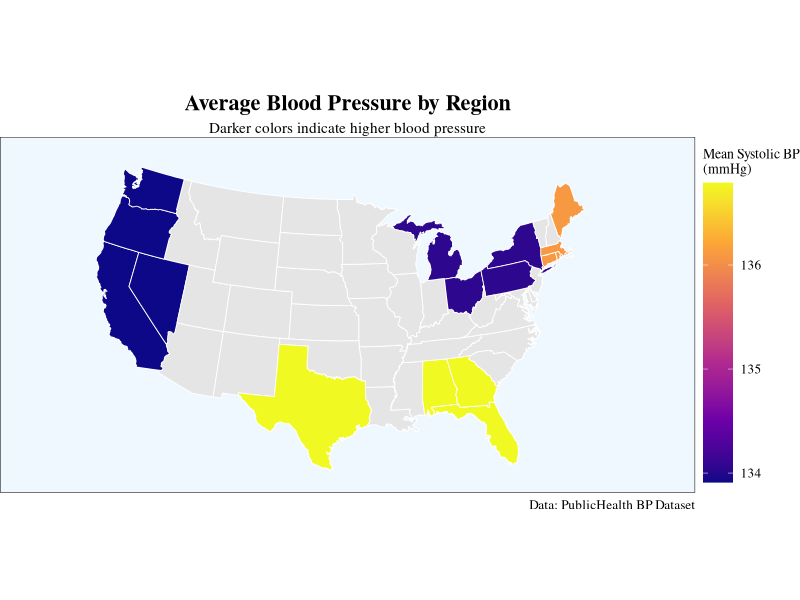
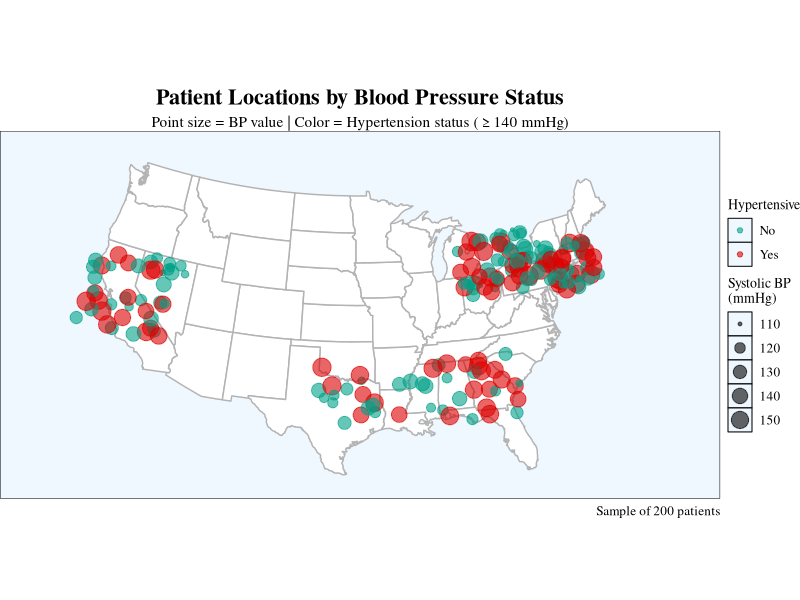
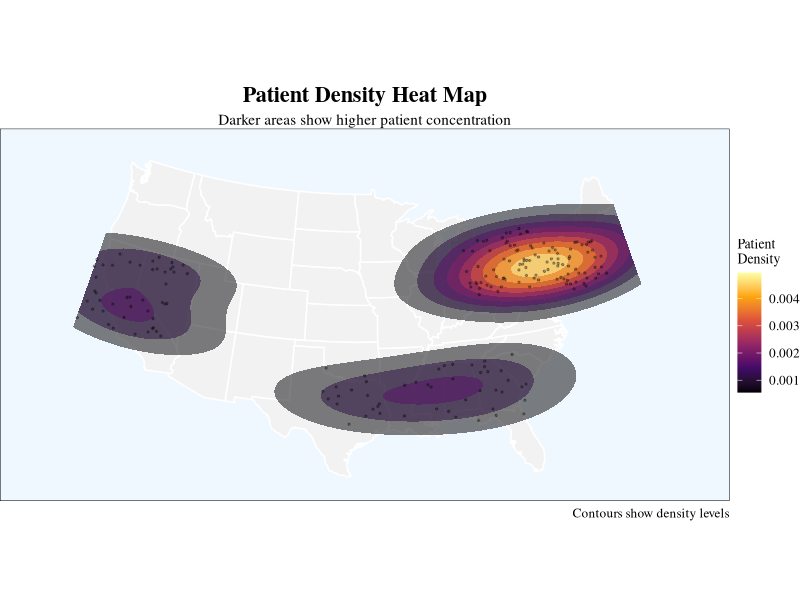
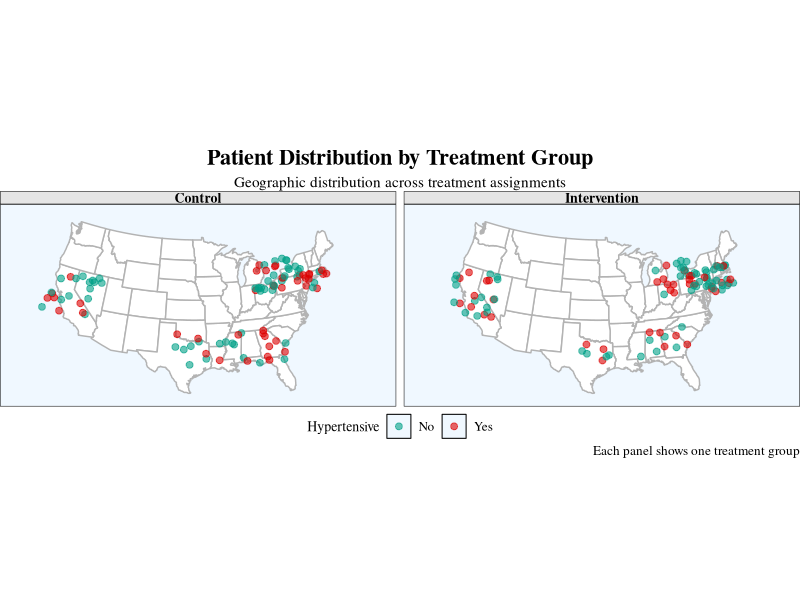

Here is the R script that generated these plots, in order:
## ---- chunk 1
#| echo: true
#| message: false

# Load required packages
library(readxl)
library(tidyverse)
library(ggplot2)
library(sf)          # For spatial data
library(maps)        # For map data
library(viridis)     # For color scales

# Load dataset
health_data <- read_excel("../../data/PublicHealth_BP_Dataset.xlsx")

# Aggregate data by region
region_summary <- health_data %>%
  filter(!is.na(Region)) %>%
  group_by(Region) %>%
  summarise(
    mean_bp = mean(SysBP_0m, na.rm = TRUE),
    mean_cholesterol = mean(Cholesterol, na.rm = TRUE),
    mean_bmi = mean(BMI, na.rm = TRUE),
    n_patients = n(),
    hypertension_rate = mean(SysBP_0m >= 140, na.rm = TRUE) * 100
  )

# Create theme
theme_map <- function() {
  theme_void() +
  theme(
    text = element_text(family = "serif", size = 12),
    plot.title = element_text(size = 16, face = "bold", hjust = 0.5),
    plot.subtitle = element_text(size = 11, hjust = 0.5),
    legend.position = "right",
    legend.title = element_text(size = 10),
    panel.background = element_rect(fill = "aliceblue")
  )
}
## ---- chunk 2
#| echo: false
#| fig-width: 11
#| fig-height: 7
#| warning: false
#| message: false

us_states <- map_data("state")

region_states <- data.frame(
  region_name = c("North", "South", "East", "West"),
  states = c("new york,pennsylvania,ohio,michigan",
            "texas,florida,georgia,alabama",
            "massachusetts,connecticut,rhode island,maine",
            "california,oregon,washington,nevada")
)

state_regions <- region_states %>%
  separate_rows(states, sep = ",") %>%
  rename(region_lower = states)

map_data_full <- us_states %>%
  left_join(state_regions, by = c("region" = "region_lower")) %>%
  left_join(region_summary, by = c("region_name" = "Region"))

ggplot(map_data_full, aes(x = long, y = lat, group = group, fill = mean_bp)) +
  geom_polygon(color = "white", size = 0.3) +
  coord_map("albers", lat0 = 39, lat1 = 45) +
  scale_fill_viridis_c(
    option = "plasma",
    name = "Mean Systolic BP\n(mmHg)",
    na.value = "gray90",
    guide = guide_colorbar(
      barwidth = 1.5,
      barheight = 15,
      title.position = "top"
    )
  ) +
  labs(title = "Average Blood Pressure by Region",
       subtitle = "Darker colors indicate higher blood pressure",
       caption = "Data: PublicHealth BP Dataset") +
  theme_map()
## ---- chunk 3
#| echo: false
#| fig-width: 11
#| fig-height: 7
#| warning: false
#| message: false

set.seed(123)
patient_locations <- health_data %>%
  filter(!is.na(Region), !is.na(SysBP_0m)) %>%
  mutate(
    lat = case_when(
      Region == "North" ~ runif(n(), 40, 45),
      Region == "South" ~ runif(n(), 30, 35),
      Region == "East" ~ runif(n(), 39, 43),
      Region == "West" ~ runif(n(), 35, 42)
    ),
    lon = case_when(
      Region == "North" ~ runif(n(), -85, -75),
      Region == "South" ~ runif(n(), -100, -80),
      Region == "East" ~ runif(n(), -75, -70),
      Region == "West" ~ runif(n(), -125, -115)
    ),
    hypertensive = ifelse(SysBP_0m >= 140, "Yes", "No")
  ) %>%
  sample_n(200)

ggplot() +
  geom_polygon(data = us_states, 
               aes(x = long, y = lat, group = group),
               fill = "white", color = "gray70") +
  geom_point(data = patient_locations,
            aes(x = lon, y = lat, color = hypertensive, size = SysBP_0m),
            alpha = 0.6) +
  coord_map("albers", lat0 = 39, lat1 = 45) +
  scale_color_manual(values = c("No" = "#00A087", "Yes" = "#DC0000"),
                    name = "Hypertensive") +
  scale_size_continuous(range = c(1, 6), name = "Systolic BP\n(mmHg)") +
  labs(title = "Patient Locations by Blood Pressure Status",
       subtitle = "Point size = BP value | Color = Hypertension status (≥140 mmHg)",
       caption = "Sample of 200 patients") +
  theme_map()
## ---- chunk 4
#| echo: false
#| fig-width: 11
#| fig-height: 7
#| warning: false
#| message: false

ggplot() +
  geom_polygon(data = us_states, 
               aes(x = long, y = lat, group = group),
               fill = "gray95", color = "white") +
  stat_density_2d(data = patient_locations,
                 aes(x = lon, y = lat, fill = after_stat(level)),
                 geom = "polygon",
                 alpha = 0.5,
                 bins = 10) +
  geom_point(data = patient_locations,
            aes(x = lon, y = lat),
            size = 0.5, alpha = 0.3, color = "black") +
  coord_map("albers", lat0 = 39, lat1 = 45) +
  scale_fill_viridis_c(option = "inferno",
                      name = "Patient\nDensity") +
  labs(title = "Patient Density Heat Map",
       subtitle = "Darker areas show higher patient concentration",
       caption = "Contours show density levels") +
  theme_map()
## ---- chunk 5
#| echo: false
#| fig-width: 12
#| fig-height: 8
#| warning: false
#| message: false


ggplot() +
  geom_polygon(data = us_states, 
               aes(x = long, y = lat, group = group),
               fill = "white", color = "gray70") +
  geom_point(data = patient_locations,
            aes(x = lon, y = lat, color = hypertensive),
            size = 2, alpha = 0.6) +
  facet_wrap(~ TreatmentGroup, ncol = 2) +
  coord_map("albers", lat0 = 39, lat1 = 45) +
  scale_color_manual(values = c("No" = "#00A087", "Yes" = "#DC0000"),
                    name = "Hypertensive") +
  labs(title = "Patient Distribution by Treatment Group",
       subtitle = "Geographic distribution across treatment assignments",
       caption = "Each panel shows one treatment group") +
  theme_map() +
  theme(
    strip.background = element_rect(fill = "gray90", color = "black"),
    strip.text = element_text(face = "bold", size = 10),
    legend.position = "bottom"
  )
